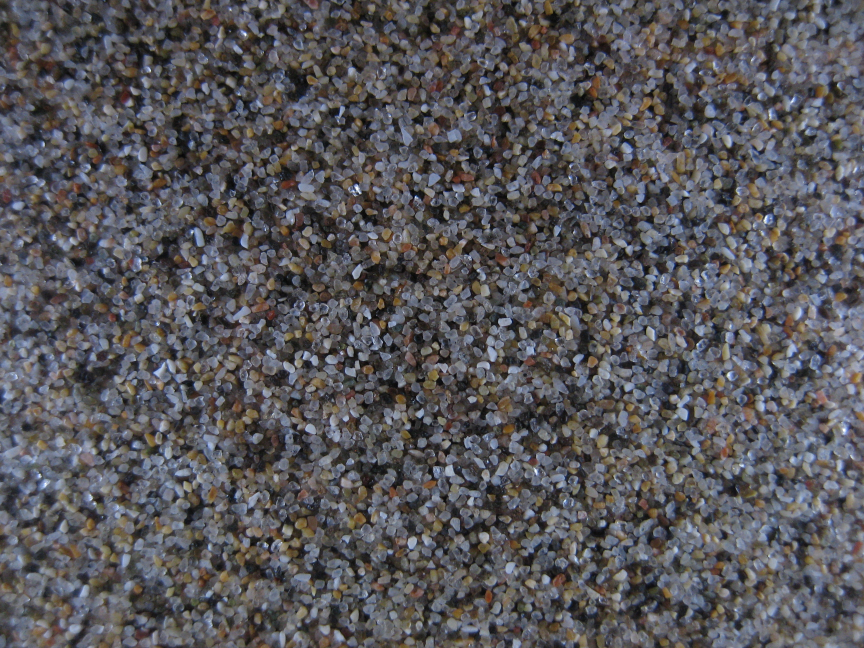
#> input picture DGS/IMG_0229.JPG, 2592 x 1944 px, found by its file name (shown at 1/3 size)
$ python test.py   (older library calls are emulated)
#> lines starting #> are read from the running program, lines starting #| are printed output that depends on the picture; long printed decimals are rounded
### dgs.py
# encoding: utf-8
"""
pyDGS - a Python framework for wavelet-based digital grain size analysis

pyDGS is an open-source project dedicated to provide a Python framework to
compute estimates of grain size distribution  using the continuous wavelet transform method
of Buscombe (2013) from an image of sediment where grains are clearly resolved.

This program implements the algorithm of:

Buscombe, D. (2013)
Transferable Wavelet Method for Grain-Size Distribution from Images of Sediment Surfaces and Thin Sections,
and Other Natural Granular Patterns. Sedimentology 60, 1709-1732

http://dbuscombe-usgs.github.io/docs/Buscombe2013_Sedimentology_sed12049.pdf

 Author:  Daniel Buscombe
           Marda Science, LLC
           Flagstaff, AZ
           daniel@mardascience.com
 First Revision January 18 2013

For more information visit https://github.com/dbuscombe-usgs/pyDGS
"""

# Written by Dr Daniel Buscombe, Marda Science LLC
#
# MIT License
#
# Copyright (c) 2020-22, Marda Science LLC
#
# Permission is hereby granted, free of charge, to any person obtaining a copy
# of this software and associated documentation files (the "Software"), to deal
# in the Software without restriction, including without limitation the rights
# to use, copy, modify, merge, publish, distribute, sublicense, and/or sell
# copies of the Software, and to permit persons to whom the Software is
# furnished to do so, subject to the following conditions:
#
# The above copyright notice and this permission notice shall be included in all
# copies or substantial portions of the Software.
#
# THE SOFTWARE IS PROVIDED "AS IS", WITHOUT WARRANTY OF ANY KIND, EXPRESS OR
# IMPLIED, INCLUDING BUT NOT LIMITED TO THE WARRANTIES OF MERCHANTABILITY,
# FITNESS FOR A PARTICULAR PURPOSE AND NONINFRINGEMENT. IN NO EVENT SHALL THE
# AUTHORS OR COPYRIGHT HOLDERS BE LIABLE FOR ANY CLAIM, DAMAGES OR OTHER
# LIABILITY, WHETHER IN AN ACTION OF CONTRACT, TORT OR OTHERWISE, ARISING FROM,
# OUT OF OR IN CONNECTION WITH THE SOFTWARE OR THE USE OR OTHER DEALINGS IN THE
# SOFTWARE.

import numpy as np
import sys, os
from imageio import imread
import pywt
from tqdm import tqdm
from skimage.restoration import denoise_wavelet, estimate_sigma
from functools import partial
# rescale_sigma=True required to silence deprecation warnings
_denoise_wavelet = partial(denoise_wavelet, rescale_sigma=True)
import scipy.stats as stats

# =========================================================
def rescale(dat,mn,mx):
    """
    rescales an input dat between mn and mx
    """
    m = min(dat.flatten())
    M = max(dat.flatten())
    return (mx-mn)*(dat-m)/(M-m)+mn

##====================================
def standardize(img):
    img = np.array(img)
    #standardization using adjusted standard deviation
    N = np.shape(img)[0] * np.shape(img)[1]
    s = np.maximum(np.std(img), 1.0/np.sqrt(N))
    m = np.mean(img)
    img = (img - m) / s
    img = rescale(img, 0, 1)
    del m, s, N

    return img

# =========================================================
# =========================================================
def dgs(image, resolution=1, maxscale=4, verbose=1, x=-0.5, f=0):

#> called with image = 'data/IMG_0229.JPG', resolution = 1, maxscale = 10, verbose = 1, x = 0, f = 0
   if verbose==1:
      print("===========================================")
      print("======DIGITAL GRAIN SIZE: WAVELET==========")
      print("===========================================")
      print("=CALCULATE GRAIN SIZE-DISTRIBUTION FROM AN=")
      print("====IMAGE OF SEDIMENT/GRANULAR MATERIAL====")
      print("===========================================")
      print("======A PROGRAM BY DANIEL BUSCOMBE=========")
      print("====MARDASCIENCE, FLAGSTAFF, ARIZONA=======")
      print("========REVISION 4.3, NOV 2022===========")
      print("===========================================")

   # exit program if no input folder given
   if not image:
      print('An image file is required!!!!!!')
      sys.exit(2)

   # print given arguments to screen and convert data type where necessary
   if image:
      print('Input image is '+image)
   # [15 lines of commented-out code are left out]
   if verbose==1:
      print("~~~~~~~~~~~~~~~~~~~~~~~~~~~~")
      print('Processing image '+image)
   try:
       im = imread(image)   # read the image straight with imread
#> im is the input picture: shape (1944, 2592, 3); mean R, G, B 87.2, 85.6, 89.5
       im = np.squeeze(im)  # squeeze singleton dimensions
       if len(np.shape(im))>3:
           im = im[:, :, :3]            # only keep the first 3 bands

       if len(np.shape(im))==3: # if rgb, convert to grey
          im = (0.299 * im[:,:,0] + 0.5870*im[:,:,1] + 0.114*im[:,:,2]).astype('uint8')
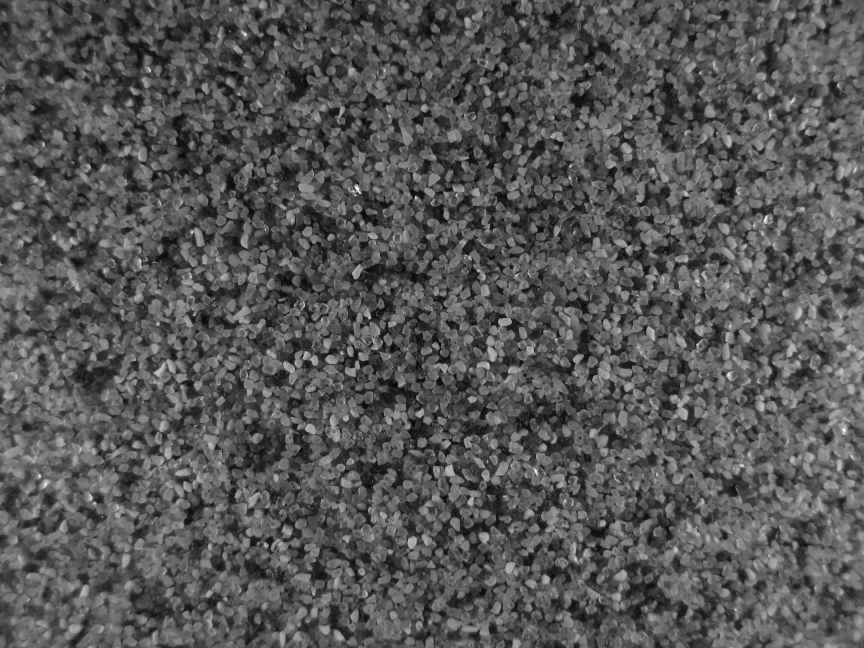
#> im: shape (1944, 2592) (shown at 1/3 size); min 0, max 255, mean 86

       nx,ny = np.shape(im)
#> nx = 1944; ny = 2592
       if nx>ny:
          im=im.T

       im = standardize(im)
#> in standardize, `s = np.maximum(np.std(img), 1.0/np.sqrt(N))`: s = 32.92
#> in standardize, `m = np.mean(img)`: m = 86.04
#> in rescale, `m = min(dat.flatten())`: m = -2.61
#> in rescale, `M = max(dat.flatten())`: M = 5.13

   except: # IOError:
       print('cannot open '+image)
       sys.exit(2)

   # # ======= stage 2 ==========================
   # Denoised image using default parameters of `denoise_wavelet`
   # filter=False

   if f==1:
      sigma_est = estimate_sigma(im, multichannel=False, average_sigmas=True)
      region = denoise_wavelet(im, multichannel=False, rescale_sigma=True,
                                 method='VisuShrink', mode='soft', sigma=sigma_est*2)
   else:
      region = im.copy()

   original = rescale(region,0,255)

   nx, ny = original.shape

   # ======= stage 3 ==========================
   # call cwt to get particle size distribution

   P = []; M = []
   for k in np.linspace(1,nx-1,100):
      [cfs, frequencies] = pywt.cwt(original[int(k),:], np.arange(3, np.minimum(nx,ny)/maxscale, 1),  'morl' , .5)
      period = 1. / frequencies
      power =(abs(cfs)) ** 2
      power = np.mean(np.abs(power), axis=1)/(period**2)
      P.append(power)

      M.append(period[np.argmax(power)])
#> this loop made 100 passes
#> pass 1, in dgs, `[cfs, frequencies] = pywt.cwt(original[int(k),:], np.arange(3, np.mini..`:
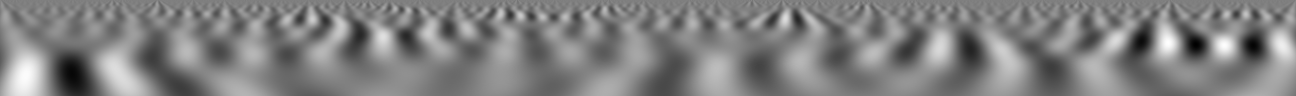
#> cfs: shape (192, 2592) float64 (shown at 1/2 size); min -368.3, max 368.3, mean 3.3; drawn with min black and max white
#> pass 1, in dgs, `power =(abs(cfs)) ** 2`:
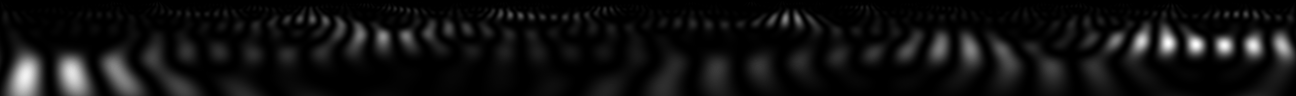
#> power: shape (192, 2592) float64 (shown at 1/2 size); min 1.7e-08, max 135638.5, mean 9245.8; drawn with min black and max white
#> pass 2, in dgs, `[cfs, frequencies] = pywt.cwt(original[int(k),:], np.arange(3, np.mini..`:
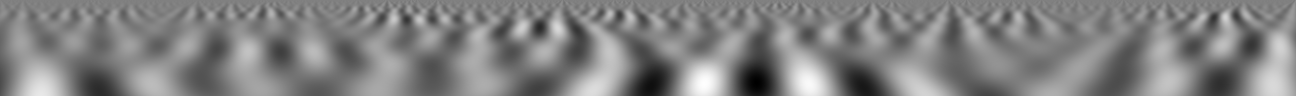
#> cfs: shape (192, 2592) float64 (shown at 1/2 size); min -455.8, max 449.2, mean 3.4; drawn with min black and max white
#> pass 2, in dgs, `power =(abs(cfs)) ** 2`:
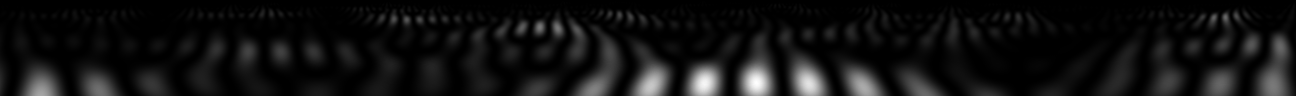
#> power: shape (192, 2592) float64 (shown at 1/2 size); min 6.42e-08, max 207778.3, mean 14937.4; drawn with min black and max white
#> after the loop, M = 100 values, max 30.77 at index 91, min 6.15 at index 43, mean 15.79; P = 100 items

   p = np.mean(np.vstack(P), axis=0)
#> p = 192 values, max 16.86 at index 25, min 1.67 at index 191, mean 6.77
   p = np.array(p/np.sum(p))
#> p = 192 values, max 0.013 at index 25, min 0.00128 at index 191, mean 0.00521

   scales = np.array(period)#*resolution
#> scales = 192 values from 1.85 to 119.4

   srt = np.sqrt(np.sum(p*((scales-np.mean(M))**2)))
#> srt = 35.55

   # plt.plot(scales, p,'m', lw=2)

   p = p+stats.norm.pdf(scales, np.mean(M), srt/2)
#> p = 192 values, max 0.0354 at index 23, min 0.00128 at index 191, mean 0.0119
   p = np.hstack([0,p])
#> p = 193 values, max 0.0354 at index 24, min 0 at index 0, mean 0.0118
   scales = np.hstack([0,scales])
#> scales = 193 values from 0 to 119.4
   p = p/np.sum(p)
#> p = 193 values, max 0.0155 at index 24, min 0 at index 0, mean 0.00518

   ind = np.where(p>0)
   p = p[ind]
#> p = 192 values, max 0.0155 at index 23, min 0.000562 at index 191, mean 0.00521
   scales = scales[ind]
#> scales = 192 values from 1.85 to 119.4

   # area-by-number to volume-by-number
   r_v = (p*scales**x) / np.sum(p*scales**x) #volume-by-weight proportion
#> r_v has the same summary as p

   # get real scales by multiplying by resolution (mm/pixel)
   scales = np.array(period)*resolution

   # ======= stage 5 ==========================
   # calc particle size stats

   pd = np.interp([.05,.1,.16,.25,.3,.5,.75,.84,.9,.95],np.hstack((0,np.cumsum(r_v))), np.hstack((0,scales)) )
#> pd = [4.09, 6.46, 9.05, 12.75, 14.75, 22.89, 36.78, 45.8, 57.44, 78.67]
   if verbose==1:
      print("d50 = "+str(pd[5]))
#| d50 = 22.890

   mnsz = np.sum(r_v*scales)
#> mnsz = 28.81
   if verbose==1:
      print("mean size = "+str(mnsz))
#| mean size = 28.810

   srt = np.sqrt(np.sum(r_v*((scales-mnsz)**2)))
#> srt = 22.58
   if verbose==1:
      print("stdev = "+str(srt))
#| stdev = 22.580

   sk = (sum(r_v*((scales-mnsz)**3)))/(100*srt**3)
#> sk = 0.016
   if verbose==1:
      print("skewness = "+str(sk))
#| skewness = 0.01604

   kurt = (sum(r_v*((scales-mnsz)**4)))/(100*srt**4)
#> kurt = 0.0576
   if verbose==1:
      print("kurtosis = "+str(kurt))
#| kurtosis = 0.05762

   # plt.plot(scales, r_v,'k', lw=2); plt.show()

   # ======= stage 6 ==========================
   # return a dict object of stats
   return {'mean grain size': mnsz, 'grain size sorting': srt, 'grain size skewness': sk, 'grain size kurtosis': kurt, 'percentiles': [.05,.1,.16,.25,.3,.5,.75,.84,.9,.95], 'percentile_values': pd, 'grain size frequencies': r_v, 'grain size bins': scales}


# =========================================================
# =========================================================
# [3 lines that do not run on import are left out]

### test.py
# Written by Dr Daniel Buscombe, Marda Science LLC
#
# MIT License
#
# Copyright (c) 2020-22, Marda Science LLC
#
# Permission is hereby granted, free of charge, to any person obtaining a copy
# of this software and associated documentation files (the "Software"), to deal
# in the Software without restriction, including without limitation the rights
# to use, copy, modify, merge, publish, distribute, sublicense, and/or sell
# copies of the Software, and to permit persons to whom the Software is
# furnished to do so, subject to the following conditions:
#
# The above copyright notice and this permission notice shall be included in all
# copies or substantial portions of the Software.
#
# THE SOFTWARE IS PROVIDED "AS IS", WITHOUT WARRANTY OF ANY KIND, EXPRESS OR
# IMPLIED, INCLUDING BUT NOT LIMITED TO THE WARRANTIES OF MERCHANTABILITY,
# FITNESS FOR A PARTICULAR PURPOSE AND NONINFRINGEMENT. IN NO EVENT SHALL THE
# AUTHORS OR COPYRIGHT HOLDERS BE LIABLE FOR ANY CLAIM, DAMAGES OR OTHER
# LIABILITY, WHETHER IN AN ACTION OF CONTRACT, TORT OR OTHERWISE, ARISING FROM,
# OUT OF OR IN CONNECTION WITH THE SOFTWARE OR THE USE OR OTHER DEALINGS IN THE
# SOFTWARE.

from dgs import *
import os, glob
import pandas as pd
import matplotlib.pyplot as plt
plt.style.use('fivethirtyeight')

#========================================
# single image
def dotest1(image, with_plot=False):
   # if this is 1, it means "give me the results in pixels - I'll apply my own scaling"
   # otherwise, it is mm/pixel (if you want your results in mm) or um/pixel for microns
   resolution = 1 #.04

   #the maximum scale (grain size) considered by the wavelet is the horizontal width dimension divided by this number
   #so if your image is 1000 pixels wide and maxscale=4, only grains up to 1000/4 = 250 pixels are considered
   maxscale=10

   # if 1, prints grain size statistics to screen
   verbose=1

   #this is the area to volume conversion coefficient. See Cuttler et al (provided)
   #you could also use it as an empirical tuning coefficient against field data (recommended)
   x = 0

   # 0 means do not apply denoising filter
   filter = 0

   #I recommend you compute in pixels (resolution=1) then apply your resolution scaling afterwards
   data_out = dgs(image, resolution, maxscale, verbose, x, filter)
#> data_out = 8 items

   ## parse out dict into three separate dictionaries
   stats = dict(list(data_out.items())[:4])
#> stats = {'mean grain size': 28.81, 'grain size sorting': 22.58, 'grain size skewness': 0.016, 'grain size kurtosis': 0.0576}
   percentiles = dict(list(data_out.items())[4:6])
#> percentiles = {'percentiles': [0.05, 0.1, 0.16, 0.25, 0.3, 0.5, 0.75, 0.84, 0.9, 0.95], 'percentile_values': [4.09, 6.46, 9.05, 12.75, 14.75, 22.89, 36.78, 45.8, 57.44, 78.67]}
   freqs_bins = dict(list(data_out.items())[6:])
#> freqs_bins = 2 items

   if resolution!=1:
       freqs_bins['grain size bins']*=resolution
       percentiles['percentile_values']*=resolution

       for k in stats.keys():
           stats[k] = stats[k]*resolution

   # write each to csv file
#> (the run stopped early here; a loop or call above may not have finished)
